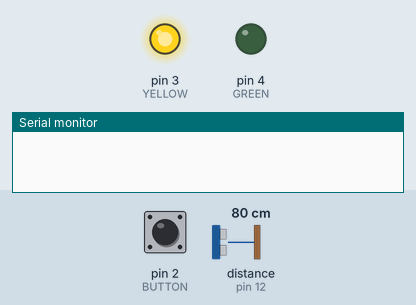
Bench run of a sketch on a simulated Arduino Uno, built with avr-gcc and run on an emulated ATmega328P. Parts: output pins drawn as LEDs (lit = HIGH), the last lines printed to the serial monitor. Inputs (shaded band) come from the test bench; at power-on: pin 2 (BUTTON) HIGH, distance to the obstacle (sensor on pin 12) 80 cm. The echo pulse lasts 58.3 µs per cm; pins used as bus, display or sensor lines are not drawn.

Above: at 1.2 s.
1.3 s: pin 2 (BUTTON) pulled LOW for 0.25 s
At 1.5 s:
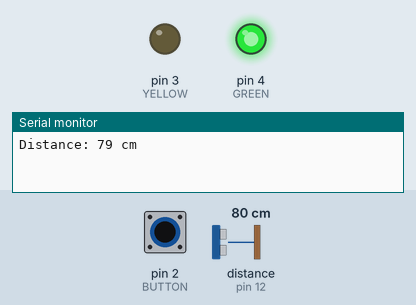
4.7 s: pin 2 (BUTTON) pulled LOW for 3.2 s
At 9.3 s:
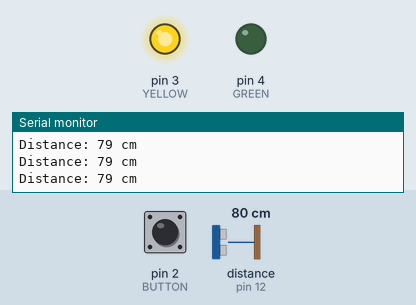
Timing chart, 0 to 10.8 s (numbered marks = the images above; inputs shaded):
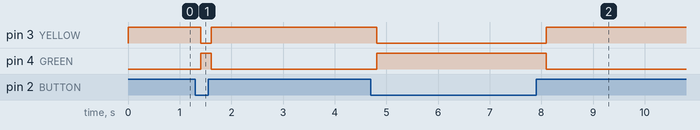

Measured:
- after the input at 1.3 s, pin 3 (YELLOW): HIGH → LOW after 0.11 s, → HIGH 0.20 s later; pin 4 (GREEN): LOW → HIGH after 0.11 s, → LOW 0.20 s later
- after the input at 4.7 s, pin 3 (YELLOW): HIGH → LOW after 0.11 s, → HIGH 3.3 s later; pin 4 (GREEN): LOW → HIGH after 0.11 s, → LOW 3.3 s later

The sketch:

2.ino
```cpp
#include <IRremote.h>

// 초음파
#define trigPin 13
#define echoPin 12

// 스위치
#define BUTTON 2

// led
#define YELLOW 3
#define GREEN 4

// ir
#define RECV_PIN A0
IRrecv irrecv(RECV_PIN);
decode_results results;

// 기본 10
int mode = 10;

void setup() {
  pinMode(trigPin, OUTPUT);
  pinMode(echoPin, INPUT);
  pinMode(BUTTON, INPUT_PULLUP);

  pinMode(YELLOW, OUTPUT);
  pinMode(GREEN, OUTPUT);

  Serial.begin(9600);
  irrecv.enableIRIn();
}

void loop() {
  if (irrecv.decode(&results)) {
    if (results.value != 0xFFFFFFFF) {
      handle(results.value);
    }
    irrecv.resume();
  }

  // 스위치 x
  if (digitalRead(BUTTON) == HIGH) {
    digitalWrite(YELLOW, HIGH);
    digitalWrite(GREEN, LOW);
  }
  // 스위치 o
  else {
    long distance = getDistance();

    Serial.print("Distance: ");
    Serial.print(distance);
    Serial.println(" cm");

    if (distance > 0 && distance < mode) {
      digitalWrite(YELLOW, LOW);
      digitalWrite(GREEN, LOW);
    }
    else {
      digitalWrite(YELLOW, LOW);
      digitalWrite(GREEN, HIGH);
    }
  }

  delay(200);
}

long getDistance() {
  digitalWrite(trigPin, LOW);
  delayMicroseconds(2);
  digitalWrite(trigPin, HIGH);
  delayMicroseconds(10);
  digitalWrite(trigPin, LOW);

  long duration = pulseIn(echoPin, HIGH, 30000);
  long distance = duration * 0.034 / 2;
  return distance;
}

void handle(unsigned long code) {
  switch (code) {
    case 0xFF30CF:  // 1번
      mode = 10;
      Serial.println("10cm Mode");
      break;

    case 0xFF18E7:  // 2번
      mode = 20;
      Serial.println("20cm Mode");
      break;
  }
}
```
